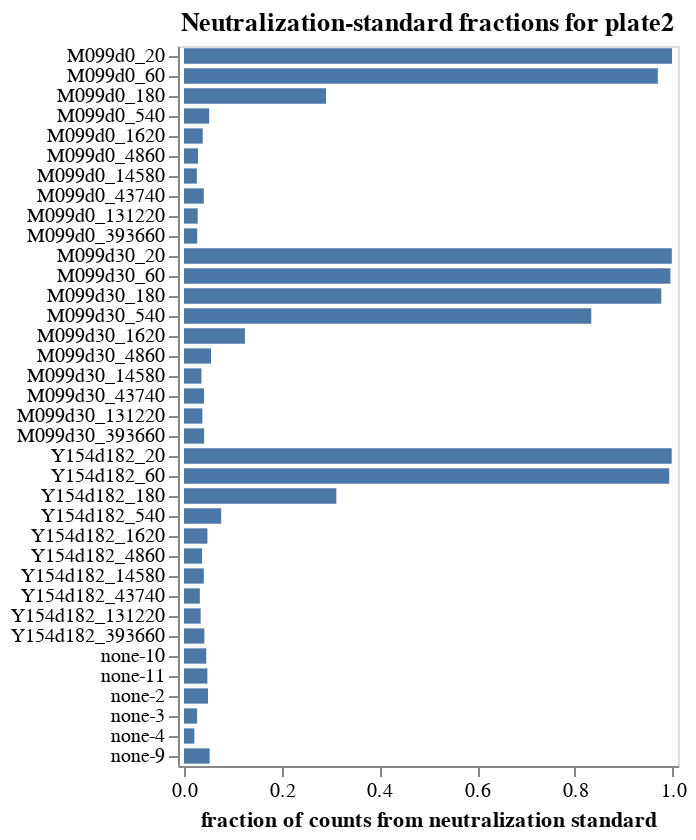

Notebook code for this chart:
### Markdown cell above
## Fraction of counts from neutralization standard
Determine the fraction of counts from the neutralization standard in each sample, and make sure this fraction passess the QC threshold.

### Code cell
neut_standard_fracs = (
    counts.assign(
        neut_standard_count=lambda x: x["count"] * x["neut_standard"].astype(int)
    )
    .groupby(
        ["well", "serum_replicate", "sample_noplate"],
        dropna=False,
        as_index=False,
    )
    .aggregate(
        total_count=pd.NamedAgg("count", "sum"),
        neut_standard_count=pd.NamedAgg("neut_standard_count", "sum"),
    )
    .assign(
        neut_standard_frac=lambda x: x["neut_standard_count"] / x["total_count"],
    )
)

neut_standard_fracs_chart = (
    alt.Chart(neut_standard_fracs)
    .add_params(serum_selection)
    .transform_filter(serum_selection)
    .encode(
        alt.X(
            "neut_standard_frac",
            title="fraction of counts from neutralization standard",
            scale=alt.Scale(nice=False, padding=3),
        ),
        alt.Y(
            "sample_noplate",
            title=None,
            sort=samples_noplate,
        ),
        tooltip=[
            alt.Tooltip(c, format=".3g") if neut_standard_fracs[c].dtype == float else c
            for c in neut_standard_fracs.columns
        ],
    )
    .mark_bar(height={"band": 0.85})
    .properties(
        height=alt.Step(10),
        width=250,
        title=f"Neutralization-standard fractions for {plate}",
    )
    .configure_axis(grid=False)
    .configure_legend(titleLimit=1000)
)

display(neut_standard_fracs_chart)

### Figure 1 — Vega-Lite specification as saved in the notebook (floating-point values rounded to 4 significant figures; data arrays with more than 128 entries replaced by an {"elided": "..."} marker saying what was removed)
{"config": {"view": {"continuousWidth": 300, "continuousHeight": 300}, "axis": {"grid": false}, "legend": {"titleLimit": 1000}}, "data": {"name": "data-1d6efadc1ab09523c58fbd696c20c935"}, "mark": {"type": "bar", "height": {"band": 0.85}}, "encoding": {"tooltip": [{"field": "well", "type": "nominal"}, {"field": "serum_replicate", "type": "nominal"}, {"field": "sample_noplate", "type": "nominal"}, {"field": "total_count", "type": "quantitative"}, {"field": "neut_standard_count", "type": "quantitative"}, {"field": "neut_standard_frac", "format": ".3g", "type": "quantitative"}], "x": {"field": "neut_standard_frac", "scale": {"nice": false, "padding": 3}, "title": "fraction of counts from neutralization standard", "type": "quantitative"}, "y": {"field": "sample_noplate", "sort": {"elided": "144 str values"}, "title": null, "type": "nominal"}}, "height": {"step": 10}, "params": [{"name": "param_1", "select": {"type": "point", "fields": ["serum_replicate"]}, "bind": {"input": "select", "options": [null, "M099d0", "M099d30", "Y154d182", "none-10", "none-11", "none-2", "none-3", "none-4", "none-9"], "labels": ["all", "M099d0", "M099d30", "Y154d182", "none-10", "none-11", "none-2", "none-3", "none-4", "none-9"], "name": "serum"}}], "title": "Neutralization-standard fractions for plate2", "transform": [{"filter": {"param": "param_1"}}], "width": 250, "$schema": "https://vega.github.io/schema/vega-lite/v5.16.3.json", "datasets": {"data-1d6efadc1ab09523c58fbd696c20c935": [{"well": "B1", "serum_replicate": "none-9", "sample_noplate": "none-9", "total_count": 36821, "neut_standard_count": 1936, "neut_standard_frac": 0.05258}, {"well": "B10", "serum_replicate": "M099d30", "sample_noplate": "M099d30_131220", "total_count": 36924, "neut_standard_count": 1392, "neut_standard_frac": 0.0377}, {"well": "B11", "serum_replicate": "M099d30", "sample_noplate": "M099d30_393660", "total_count": 36921, "neut_standard_count": 1520, "neut_standard_frac": 0.04117}, {"well": "B12", "serum_replicate": "none-2", "sample_noplate": "none-2", "total_count": 36998, "neut_standard_count": 1820, "neut_standard_frac": 0.04919}, {"well": "B2", "serum_replicate": "M099d30", "sample_noplate": "M099d30_20", "total_count": 39994, "neut_standard_count": 39923, "neut_standard_frac": 0.9982}, {"well": "B3", "serum_replicate": "M099d30", "sample_noplate": "M099d30_60", "total_count": 40549, "neut_standard_count": 40364, "neut_standard_frac": 0.9954}, {"well": "B4", "serum_replicate": "M099d30", "sample_noplate": "M099d30_180", "total_count": 40967, "neut_standard_count": 40016, "neut_standard_frac": 0.9768}, {"well": "B5", "serum_replicate": "M099d30", "sample_noplate": "M099d30_540", "total_count": 36200, "neut_standard_count": 30173, "neut_standard_frac": 0.8335}, {"well": "B6", "serum_replicate": "M099d30", "sample_noplate": "M099d30_1620", "total_count": 31173, "neut_standard_count": 3888, "neut_standard_frac": 0.1247}, {"well": "B7", "serum_replicate": "M099d30", "sample_noplate": "M099d30_4860", "total_count": 34835, "neut_standard_count": 1923, "neut_standard_frac": 0.0552}, {"well": "B8", "serum_replicate": "M099d30", "sample_noplate": "M099d30_14580", "total_count": 36253, "neut_standard_count": 1295, "neut_standard_frac": 0.03572}, {"well": "B9", "serum_replicate": "M099d30", "sample_noplate": "M099d30_43740", "total_count": 36983, "neut_standard_count": 1519, "neut_standard_frac": 0.04107}, {"well": "C1", "serum_replicate": "none-10", "sample_noplate": "none-10", "total_count": 36315, "neut_standard_count": 1653, "neut_standard_frac": 0.04552}, {"well": "C10", "serum_replicate": "M099d0", "sample_noplate": "M099d0_131220", "total_count": 35858, "neut_standard_count": 1008, "neut_standard_frac": 0.02811}, {"well": "C11", "serum_replicate": "M099d0", "sample_noplate": "M099d0_393660", "total_count": 36478, "neut_standard_count": 987, "neut_standard_frac": 0.02706}, {"well": "C12", "serum_replicate": "none-3", "sample_noplate": "none-3", "total_count": 36395, "neut_standard_count": 976, "neut_standard_frac": 0.02682}, {"well": "C2", "serum_replicate": "M099d0", "sample_noplate": "M099d0_20", "total_count": 41489, "neut_standard_count": 41435, "neut_standard_frac": 0.9987}, {"well": "C3", "serum_replicate": "M099d0", "sample_noplate": "M099d0_60", "total_count": 40949, "neut_standard_count": 39708, "neut_standard_frac": 0.9697}, {"well": "C4", "serum_replicate": "M099d0", "sample_noplate": "M099d0_180", "total_count": 37179, "neut_standard_count": 10805, "neut_standard_frac": 0.2906}, {"well": "C5", "serum_replicate": "M099d0", "sample_noplate": "M099d0_540", "total_count": 35251, "neut_standard_count": 1816, "neut_standard_frac": 0.05152}, {"well": "C6", "serum_replicate": "M099d0", "sample_noplate": "M099d0_1620", "total_count": 36459, "neut_standard_count": 1400, "neut_standard_frac": 0.0384}, {"well": "C7", "serum_replicate": "M099d0", "sample_noplate": "M099d0_4860", "total_count": 36520, "neut_standard_count": 1049, "neut_standard_frac": 0.02872}, {"well": "C8", "serum_replicate": "M099d0", "sample_noplate": "M099d0_14580", "total_count": 36861, "neut_standard_count": 969, "neut_standard_frac": 0.02629}, {"well": "C9", "serum_replicate": "M099d0", "sample_noplate": "M099d0_43740", "total_count": 36701, "neut_standard_count": 1488, "neut_standard_frac": 0.04054}, {"well": "D1", "serum_replicate": "none-11", "sample_noplate": "none-11", "total_count": 37390, "neut_standard_count": 1788, "neut_standard_frac": 0.04782}, {"well": "D10", "serum_replicate": "Y154d182", "sample_noplate": "Y154d182_131220", "total_count": 36583, "neut_standard_count": 1248, "neut_standard_frac": 0.03411}, {"well": "D11", "serum_replicate": "Y154d182", "sample_noplate": "Y154d182_393660", "total_count": 36783, "neut_standard_count": 1534, "neut_standard_frac": 0.0417}, {"well": "D12", "serum_replicate": "none-4", "sample_noplate": "none-4", "total_count": 36453, "neut_standard_count": 774, "neut_standard_frac": 0.02123}, {"well": "D2", "serum_replicate": "Y154d182", "sample_noplate": "Y154d182_20", "total_count": 41080, "neut_standard_count": 41001, "neut_standard_frac": 0.9981}, {"well": "D3", "serum_replicate": "Y154d182", "sample_noplate": "Y154d182_60", "total_count": 40343, "neut_standard_count": 40063, "neut_standard_frac": 0.9931}, {"well": "D4", "serum_replicate": "Y154d182", "sample_noplate": "Y154d182_180", "total_count": 35571, "neut_standard_count": 11089, "neut_standard_frac": 0.3117}, {"well": "D5", "serum_replicate": "Y154d182", "sample_noplate": "Y154d182_540", "total_count": 34627, "neut_standard_count": 2639, "neut_standard_frac": 0.07621}, {"well": "D6", "serum_replicate": "Y154d182", "sample_noplate": "Y154d182_1620", "total_count": 31787, "neut_standard_count": 1521, "neut_standard_frac": 0.04785}, {"well": "D7", "serum_replicate": "Y154d182", "sample_noplate": "Y154d182_4860", "total_count": 35923, "neut_standard_count": 1330, "neut_standard_frac": 0.03702}, {"well": "D8", "serum_replicate": "Y154d182", "sample_noplate": "Y154d182_14580", "total_count": 35599, "neut_standard_count": 1444, "neut_standard_frac": 0.04056}, {"well": "D9", "serum_replicate": "Y154d182", "sample_noplate": "Y154d182_43740", "total_count": 36085, "neut_standard_count": 1170, "neut_standard_frac": 0.03242}]}}
